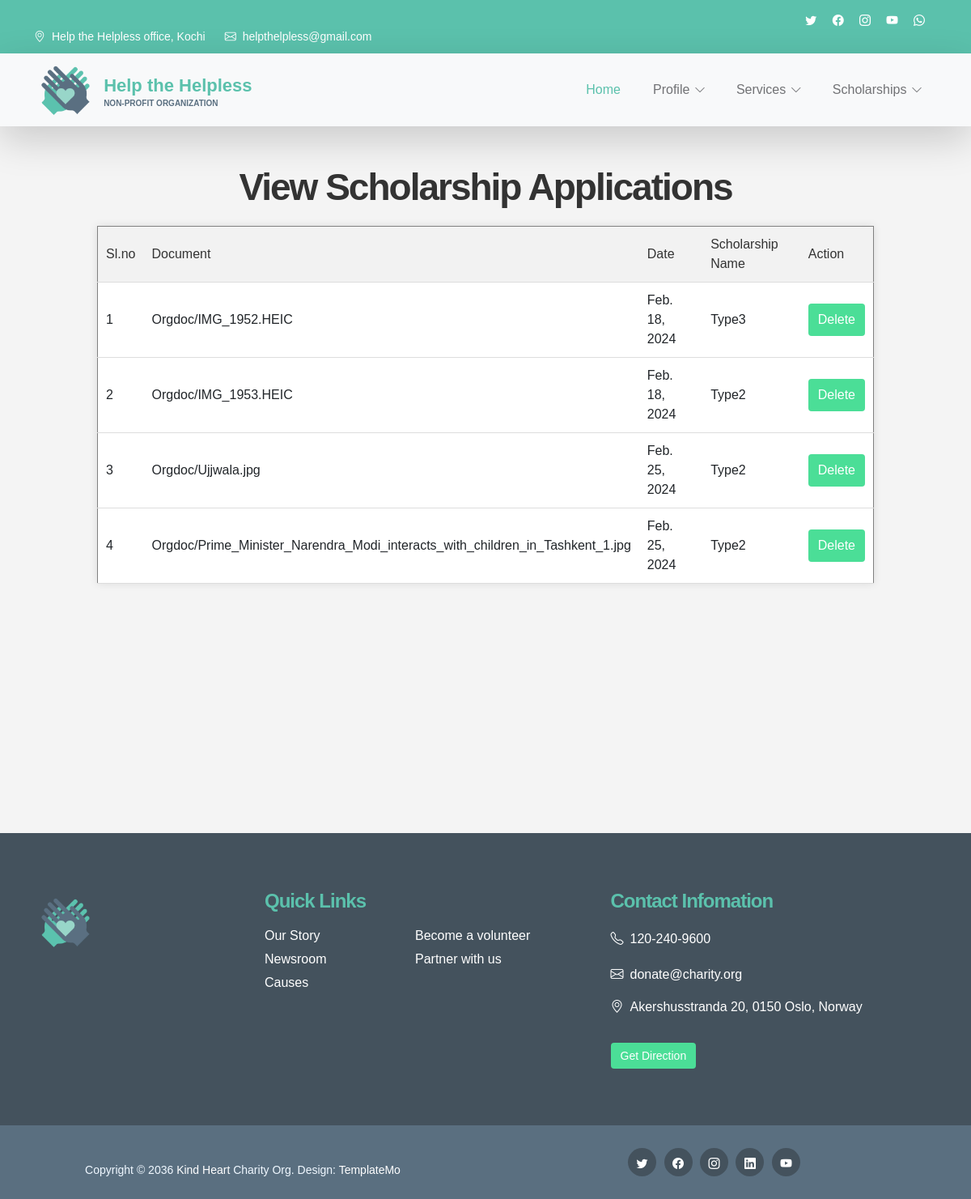
The app's page /Organization/ViewScholarShipApply/ (signed in) with its own data.
### Organization/models.py (models this page shows)
class tbl_scholarshipapply(models.Model):
    status=models.IntegerField(default=0)
    document=models.FileField(upload_to="Orgdoc/")
    scholarship_name=models.ForeignKey(tbl_scholarshipname,on_delete=models.CASCADE)
    date=models.DateField(auto_now_add=True)
    org_name=models.ForeignKey(tbl_organization,on_delete=models.SET_NULL,null=True)

### Helpers/models.py (models this page shows)
class tbl_scholarshipname(models.Model):
    scholarship_name=models.CharField(max_length=50)
    scholarship_details=models.CharField(max_length=50)
    scholarship_type=models.ForeignKey(tbl_scholarshiptype,on_delete=models.CASCADE)

### Organization/views.py (the view)
# urls.py: path('ViewScholarShipApply/',views.viewscholarshipapply,name="ViewScholarShipApply"),
def viewscholarshipapply(request):
    if 'oid' in request.session:
        odata=tbl_organization.objects.get(id=request.session["oid"])
        data=tbl_scholarshipapply.objects.filter(org_name=odata)
        return render(request,"Organization/ViewScholarshipApply.html",{'datas':data,'data1':odata})
    else:
        return render(request,"Organization/ViewScholarshipApply.html",{'datas':data})

### Organization/Templates/Organization/ViewScholarshipApply.html (shortened to what this page needs)
{% extends 'Organization/header.html' %}
{% load static %}
{% block content %}
<!DOCTYPE html>
<html lang="en">
<head>
</head>
<body>
    <h2>View Scholarship Applications</h2>
    <form method="post" action="">
        <table border="1" cellpadding="3">
            <tr>
                <th>Sl.no</th>
                <th>Document</th>
                <th>Date</th>
                <th>Scholarship Name</th>
                <th>Action</th>
            </tr>
            {% if datas %}
                {% for i in datas %}
                    <tr>
                        <td>{{forloop.counter}}</td>
                        <td>{{i.document}}</td>
                        <td>{{i.date}}</td>
                        <td>{{i.scholarship_name.scholarship_name}}</td>
                        <td><button class="btn">Delete</button></td>
                    </tr>
                {% endfor %}
            {% else %}
                <tr><td colspan="5"><p>No results</p></td></tr>
            {% endif %}
        </table>
    </form>
</body>
</html>
{% endblock content %}

### Guest/static/Main/css/templatemo-kind-heart-charity.css (style rules this page uses)
:root { --white-color: #ffffff; --primary-color: #5bc1ac; --secondary-color: #5a6f80; --section-bg-color: #f0f8ff; --site-footer-bg-color: #44525d; --custom-btn-bg-color: #597081; --custom-btn-bg-hover-color: #5bc1ac; --dark-color: #000000; --p-color: #717275; --border-color: #e9eaeb; --body-font-family: 'Metropolis', sans-serif; --h1-font-size: 52px; --h2-font-size: 46px; --h3-font-size: 32px; --h4-font-size: 28px; --h5-font-size: 24px; --h6-font-size: 22px; --p-font-size: 16px; --btn-font-size: 18px; --copyright-font-size: 14px; --border-radius-large: 100px; --border-radius-medium: 20px; --border-radius-small: 10px; --font-weight-light: 300; --font-weight-normal: 400; --font-weight-semibold: 600; --font-weight-bold: 700; }
body { background-color: var(--white-color); font-family: var(--body-font-family); }
h2, h3, h4, h5, h6 { color: var(--dark-color); }
h1, h2, h3, h4, h5, h6 { font-weight: var(--font-weight-semibold); letter-spacing: -1px; }
h2 { color: var(--secondary-color); font-size: var(--h2-font-size); letter-spacing: -2px; }
a, button { touch-action: manipulation; transition: all 0.3s; }

### Organization/Templates/Organization/ViewScholarshipApply.html (style rules this page uses)
body { font-family: Arial, sans-serif; background-color: #f4f4f4; margin: 0; padding: 0; }
h2 { text-align: center; color: #333; }
table { width: 80%; margin: 20px auto; border-collapse: collapse; background-color: #fff; box-shadow: 0 0 10px rgba(0, 0, 0, 0.1); }
th, td { padding: 10px; text-align: left; border-bottom: 1px solid #ddd; }
th { background-color: #f2f2f2; color: #333; font-weight: normal; }
.btn { background-color: #4bde97; color: white; padding: 8px 12px; border: none; border-radius: 4px; cursor: pointer; }

### records on screen
tbl_scholarshipapply: document "Orgdoc/IMG_1952.HEIC", date "Feb. 18, 2024", scholarship_name.scholarship_name "Type3"
tbl_scholarshipapply: document "Orgdoc/IMG_1953.HEIC", date "Feb. 18, 2024", scholarship_name.scholarship_name "Type2"
tbl_scholarshipapply: document "Orgdoc/Ujjwala.jpg", date "Feb. 25, 2024", scholarship_name.scholarship_name "Type2"
tbl_scholarshipapply: document "Orgdoc/Prime_Minister_Narendra_Modi_interacts_with_children_in_Tashkent_1.jpg", date "Feb. 25, 2024", scholarship_name.scholarship_name "Type2"
